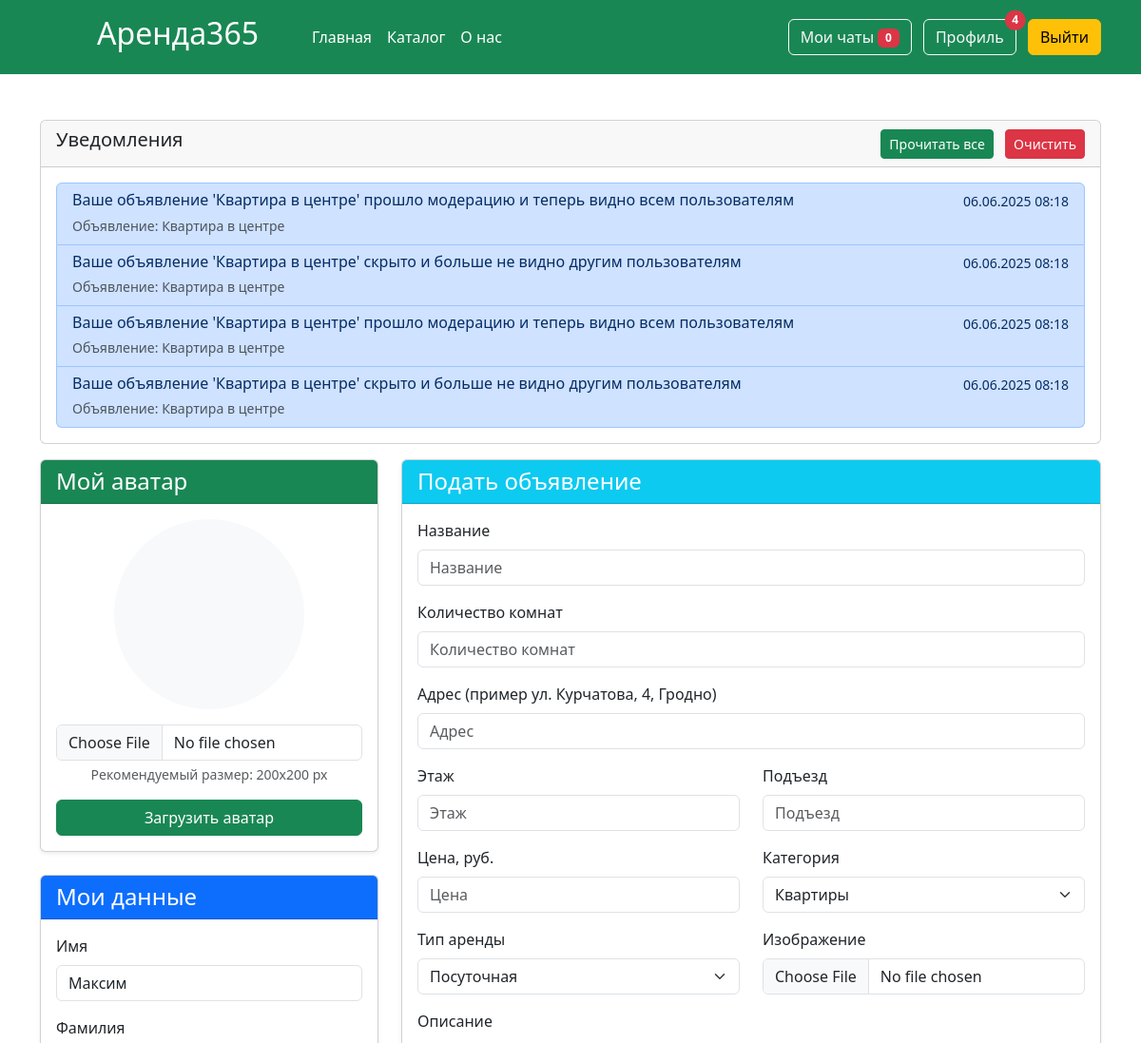
The page /profile (signed in, upper part) on the database as committed earlier.
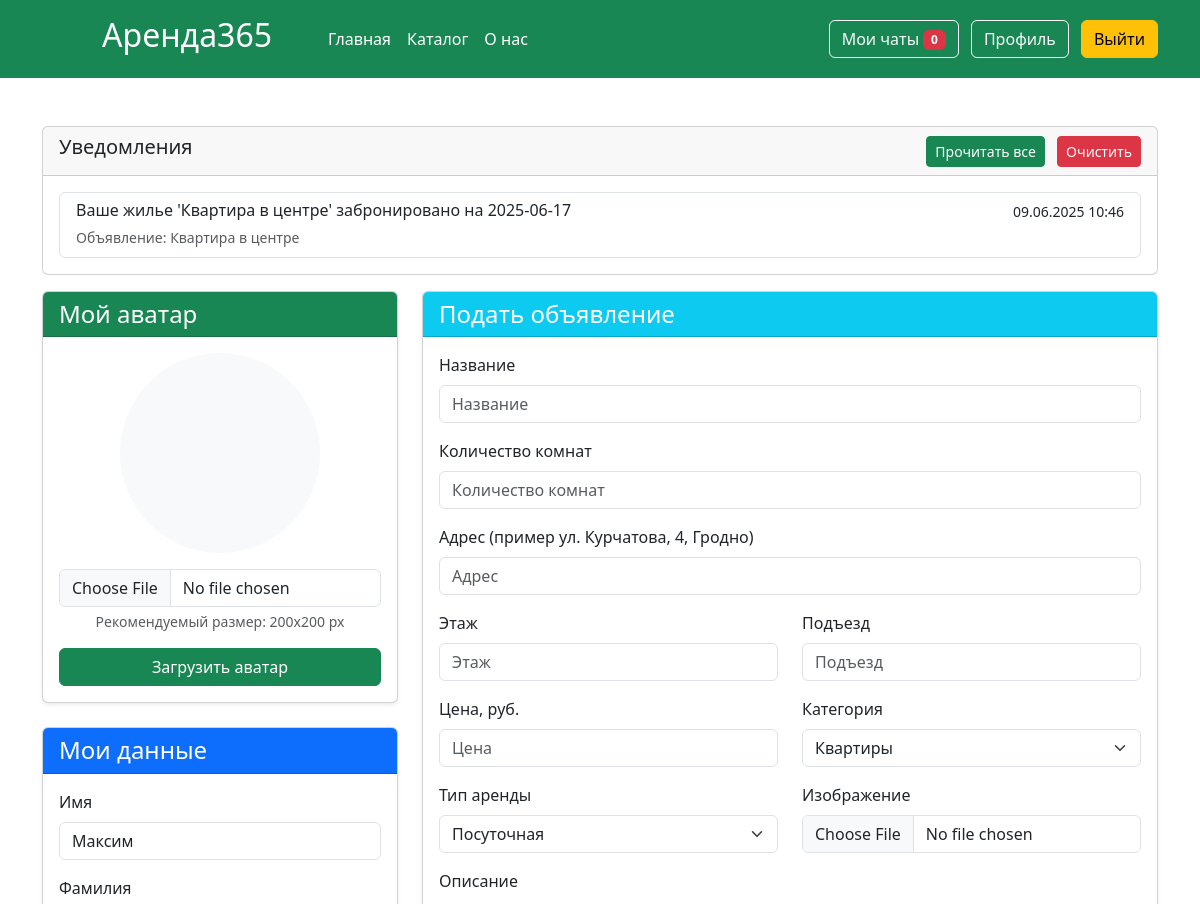
The same page on the database as committed later.
### app.py (models this page shows, shortened)
class Notification(db.Model):
    id = db.Column(db.Integer, primary_key=True)
    user_id = db.Column(db.Integer, db.ForeignKey('users.id'), nullable=False)
    message = db.Column(db.Text, nullable=False)
    is_read = db.Column(db.Boolean, default=False)
    created_at = db.Column(db.DateTime, default=datetime.now)
    article_id = db.Column(db.Integer, db.ForeignKey('articles.id'))
    user = db.relationship('Users', backref='notifications')
    article = db.relationship('Articles')

class Articles(db.Model):
    id = db.Column(db.Integer,primary_key=True)
    title = db.Column(db.String(100))
    text = db.Column(db.Text)
    image_name = db.Column(db.String(100))
    category = db.Column(db.String(100))
    price = db.Column(db.Integer)
    floor = db.Column(db.Integer)
    entrance = db.Column(db.Integer)
    type_app = db.Column(db.String(100))
    address= db.Column(db.String(100))
    count_rooms = db.Column(db.Integer)
    hide = db.Column(db.Boolean, default=True)
    created_at = db.Column(db.DateTime, default=datetime.now)
    id_user = db.Column(db.Integer, db.ForeignKey('users.id'))
    orders = db.relationship('Orders', backref='article', lazy=True)
    images = db.relationship('Image', backref='article', lazy=True, cascade="all, delete-orphan")

### app.py (the view, shortened to what this page needs)
@app.route('/profile', methods=['GET', 'POST'])
def profile():
    if not 'name' in session:
        abort(401)
    total_user = Users.query.filter_by(email=session['name']).first()
    articles = Articles.query.filter_by(id_user=total_user.id).all()
    orders = Orders.query.filter_by(id_user=total_user.id).join(Articles).all()
    notifications = Notification.query.filter_by(user_id=total_user.id)\
        .order_by(Notification.created_at.desc()).all()
    return render_template("profile.html",articles=articles,orders=orders,notifications=notifications)

### app.py (called while the page is built)
@app.context_processor
def inject_unread_messages():
    if 'name' in session:
        current_user = Users.query.filter_by(email=session['name']).first()
        unread_count = Messages.query.filter_by(recipient_id=current_user.id, is_read=False).count()
        return dict(unread_messages=unread_count)
    return dict(unread_messages=0)

@app.context_processor
def inject_user():
    def get_user_name():
        if 'name' in session:
            return Users.query.filter_by(email=session['name']).first()
    return dict(active_user=get_user_name())

@app.context_processor
def inject_unread_count():
    if 'name' in session:
        user = Users.query.filter_by(email=session['name']).first()
        if user:
            unread_count = Notification.query.filter_by(user_id=user.id, is_read=False).count()
            return dict(unread_notifications=unread_count)
    return dict(unread_notifications=0)

### templates/profile.html (shortened to what the changed rows need)
{% extends 'base.html' %}
{% block main %}
<main>
    <div class="container my-5">
      <div class="card my-3">
    <div class="card-body " style="max-height: 400px; overflow-y: auto;">
        {% if notifications %}
        <div class="list-group">
            {% for notification in notifications %}
            <a href="{{url_for('mark_notification_as_read', notification_id=notification.id)}}"
               class="list-group-item list-group-item-action {% if not notification.is_read %}list-group-item-primary{% endif %}">
                <div class="d-flex w-100 justify-content-between">
                    <div>
                        <h6 class="mb-1"> {{ notification.message }} </h6>
                        {% if notification.article %}
                            <small class="text-muted">Объявление: {{ notification.article.title }}</small>
                        {% endif %}
                    </div>
                    <small>{{ notification.created_at.strftime('%d.%m.%Y %H:%M') }}</small>
                </div>
            </a>
            {% endfor %}
        </div>
        {% else %}
        <div class="text-center py-3">
            <i class="bi bi-bell fs-1 text-muted"></i>
            <p class="text-muted mt-2">Нет новых уведомлений</p>
        </div>
        {% endif %}
    </div>
</div>
    </div>
</main>
{% endblock %}

Rows that differ between the two databases and show on the page:
removed Notification: message "Ваше объявление 'Квартира в центре' прошло модерацию и теперь видно всем пользователям", article "Квартира в центре", created_at "06.06.2025 08:18"
removed Notification: message "Ваше объявление 'Квартира в центре' скрыто и больше не видно другим пользователям", article "Квартира в центре", created_at "06.06.2025 08:18"
removed Notification: message "Ваше объявление 'Квартира в центре' прошло модерацию и теперь видно всем пользователям", article "Квартира в центре", created_at "06.06.2025 08:18"
removed Notification: message "Ваше объявление 'Квартира в центре' скрыто и больше не видно другим пользователям", article "Квартира в центре", created_at "06.06.2025 08:18"
added Notification: message "Ваше жилье 'Квартира в центре' забронировано на 2025-06-17", article "Квартира в центре", created_at "09.06.2025 10:46", is_read True (drawn)
Other text that changed with them:
{{ unread_notifications }}: "4" → (not shown)
